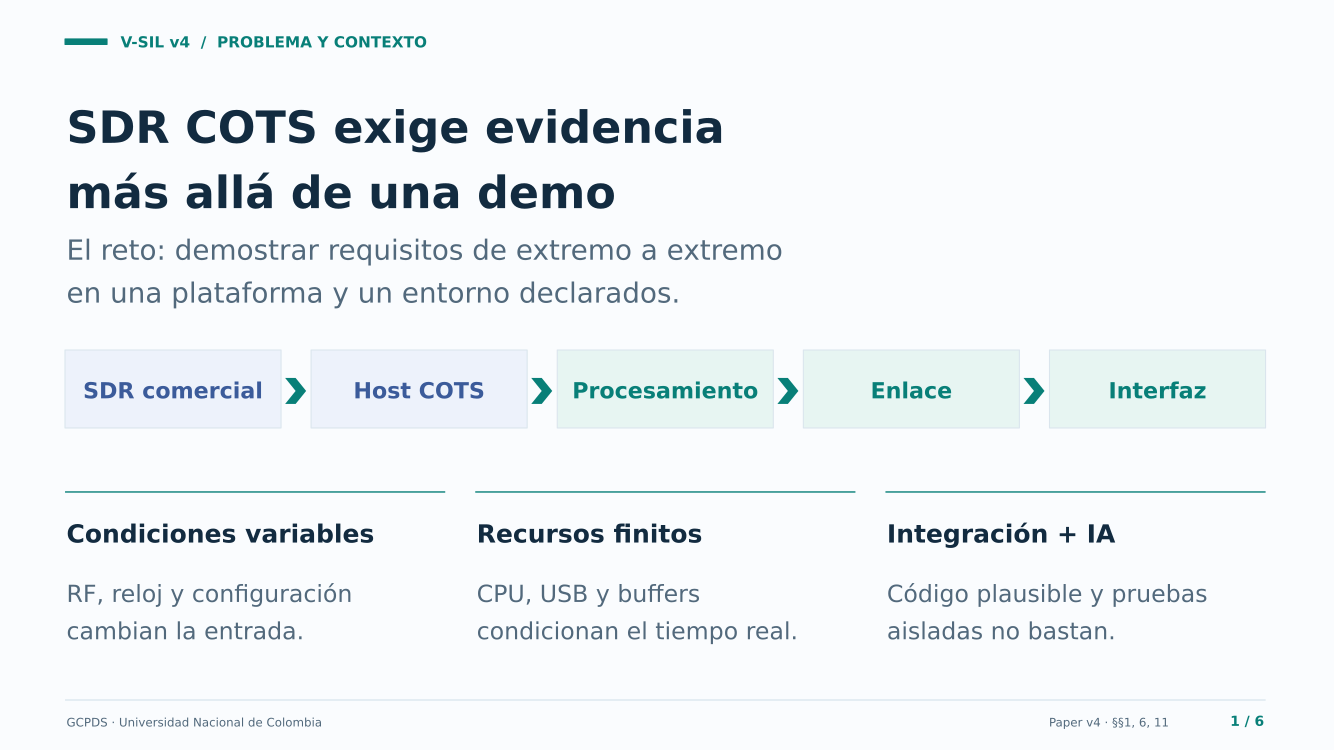

This chart was generated by the following Python code:
"""Build six editable Spanish slides from the V-SIL v4 paper; no empirical claims.

Rebuild from the repo root:
  uv run --isolated --no-project --with python-pptx==1.0.2 python methodology/slides/V-SIL_v4_presentacion.py
  libreoffice -env:UserInstallation=file:///tmp/vsil-slides-lo --headless --convert-to pdf --outdir methodology/slides methodology/slides/V-SIL_v4_presentacion.pptx

Source: methodology/V-SIL-v4/V-SIL_v4.md, especially principles P1–P8,
stage/gate overview, module mini-V, HAL ladder, adaptive evidence, RFD and terminal output.
The final slide deliberately reserves blank space for future results. Speaker notes carry
scope nuances and source sections. All visible text and shapes remain editable.
Rollback: remove this generator and its two generated presentation files independently.
Validation: six PDF pages, render review and blank results area; this deck is not run evidence.
"""
from pathlib import Path

from pptx import Presentation
from pptx.dml.color import RGBColor
from pptx.enum.shapes import MSO_CONNECTOR, MSO_SHAPE
from pptx.enum.text import MSO_ANCHOR, PP_ALIGN
from pptx.oxml.xmlchemy import OxmlElement
from pptx.oxml.ns import qn
from pptx.util import Inches, Pt


HERE = Path(__file__).resolve().parent
OUTPUT = HERE / 'V-SIL_v4_presentacion.pptx'
PAPER = 'methodology/V-SIL-v4/V-SIL_v4.md'
W, H = 13.333, 7.5
INK, TEAL, BLUE = '122B40', '087F78', '3B5B9A'
MUTED, LINE, WHITE, PAPER_BG = '52697C', 'DAE5ED', 'FFFFFF', 'FAFCFE'
SOFT_TEAL, SOFT_BLUE, AMBER = 'E7F5F2', 'EDF2FB', 'B77521'
FONT = 'DejaVu Sans'


def rgb(value):
    return RGBColor.from_string(value)


def no_shadow(shape):
    style = shape._element.find(qn('p:style'))
    effect = style.find(qn('a:effectRef')) if style is not None else None
    if effect is not None:
        effect.set('idx', '0')


def box(slide, x, y, w, h, fill=WHITE, stroke=LINE, rounded=False):
    shape = slide.shapes.add_shape(
        MSO_SHAPE.ROUNDED_RECTANGLE if rounded else MSO_SHAPE.RECTANGLE,
        Inches(x), Inches(y), Inches(w), Inches(h),
    )
    shape.fill.solid()
    shape.fill.fore_color.rgb = rgb(fill)
    shape.line.color.rgb = rgb(stroke)
    shape.line.width = Pt(0.8)
    shape._element.spPr.append(OxmlElement('a:effectLst'))  # suppress theme drop shadow
    no_shadow(shape)
    if rounded:
        shape.adjustments[0] = 0.08
    return shape


def text(slide, x, y, w, h, value, size=20, color=INK, bold=False, align=PP_ALIGN.LEFT):
    shape = slide.shapes.add_textbox(Inches(x), Inches(y), Inches(w), Inches(h))
    frame = shape.text_frame
    frame.clear()
    frame.word_wrap = True
    frame.vertical_anchor = MSO_ANCHOR.TOP
    frame.margin_left = frame.margin_right = Inches(0.015)
    frame.margin_top = frame.margin_bottom = 0
    for index, line in enumerate(value.split('\n')):
        p = frame.paragraphs[0] if index == 0 else frame.add_paragraph()
        p.text = line
        p.alignment = align
        p.font.name = FONT
        p.font.size = Pt(size)
        p.font.bold = bold
        p.font.color.rgb = rgb(color)
        p.space_after = Pt(4)
        p.line_spacing = 1.12
    return shape


def rule(slide, x, y, w, color=LINE):
    line = slide.shapes.add_connector(
        MSO_CONNECTOR.STRAIGHT, Inches(x), Inches(y), Inches(x+w), Inches(y),
    )
    line.line.color.rgb = rgb(color)
    line.line.width = Pt(1)
    no_shadow(line)


def arrow(slide, x, y, w=0.28):
    shape = slide.shapes.add_shape(MSO_SHAPE.CHEVRON, Inches(x), Inches(y), Inches(w), Inches(0.26))
    shape.fill.solid()
    shape.fill.fore_color.rgb = rgb(TEAL)
    shape.line.fill.background()
    no_shadow(shape)


def base(deck, index, kicker, title, sections, notes):
    slide = deck.slides.add_slide(deck.slide_layouts[6])
    slide.background.fill.solid()
    slide.background.fill.fore_color.rgb = rgb(PAPER_BG)
    box(slide, 0.65, 0.39, 0.42, 0.055, TEAL, TEAL)
    text(slide, 1.19, 0.30, 9.7, 0.34, f'V-SIL v4  /  {kicker.upper()}', 11, TEAL, True)
    text(slide, 0.65, 0.92, 12.0, 1.12, title, 32, INK, True)
    rule(slide, 0.65, 7.0, 12.0)
    text(slide, 0.65, 7.13, 8.6, 0.22, 'GCPDS · Universidad Nacional de Colombia', 8.5, MUTED)
    text(slide, 8.6, 7.13, 3.1, 0.22, f'Paper v4 · {sections}', 8.5, MUTED, align=PP_ALIGN.RIGHT)
    text(slide, 11.95, 7.10, 0.7, 0.28, f'{index} / 6', 10, TEAL, True, PP_ALIGN.RIGHT)
    slide.notes_slide.notes_text_frame.text = f'Fuente primaria: {PAPER}, {sections}.\n\n{notes}'
    return slide


def main():
    deck = Presentation()
    deck.slide_width, deck.slide_height = Inches(W), Inches(H)
    deck.core_properties.title = 'V-SIL v4 — Desarrollo SDR COTS con evidencia'
    deck.core_properties.subject = 'Problema, filosofía, aportes y evidencia; resultados pendientes'
    deck.core_properties.author = 'David Ramírez-Betancourt · GCPDS · Universidad Nacional de Colombia'
    deck.core_properties.keywords = 'V-SIL v4, SDR, COTS, Agile-V, verificación, evidencia'

    slide = base(deck, 1, 'Problema y contexto', 'SDR COTS exige evidencia\nmás allá de una demo', '§§1, 6, 11',
        'V-SIL es una metodología general para software limitado por COTS; esta presentación usa SDR como contexto. '
        'El hardware comercial fija restricciones de tasa, recursos y entorno. La señal RF, el host y los enlaces '
        'afectan las observaciones. Una demo o un módulo aislado no prueban los requisitos de extremo a extremo. '
        'La asistencia por IA aumenta la necesidad de contratos y evidencia; no se afirma aquí una mejora medida. '
        'Autor del paper: David Ramírez-Betancourt. COTS: componentes comerciales disponibles.')
    text(slide, 0.65, 2.28, 12.0, 0.7,
         'El reto: demostrar requisitos de extremo a extremo\nen una plataforma y un entorno declarados.', 20, MUTED)
    labels = ['SDR comercial', 'Host COTS', 'Procesamiento', 'Enlace', 'Interfaz']
    for i, label in enumerate(labels):
        x = 0.65 + i*2.46
        box(slide, x, 3.50, 2.16, 0.78, SOFT_BLUE if i < 2 else SOFT_TEAL)
        text(slide, x+0.08, 3.73, 2.0, 0.36, label, 16, BLUE if i < 2 else TEAL, True, PP_ALIGN.CENTER)
        if i < 4:
            arrow(slide, x+2.20, 3.78, 0.21)
    issues = [
        ('Condiciones variables', 'RF, reloj y configuración\ncambian la entrada.'),
        ('Recursos finitos', 'CPU, USB y buffers\ncondicionan el tiempo real.'),
        ('Integración + IA', 'Código plausible y pruebas\naisladas no bastan.'),
    ]
    for i, (title, body) in enumerate(issues):
        x = 0.65+i*4.10
        rule(slide, x, 4.92, 3.8, TEAL)
        text(slide, x, 5.14, 3.8, 0.4, title, 18, INK, True)
        text(slide, x, 5.75, 3.8, 0.8, body, 17, MUTED)

    slide = base(deck, 2, 'Filosofía', 'Cada afirmación necesita evidencia', '§1.2 · P1–P8',
        'P1: HITL es barrera de autorización; HIL es barrera de validación. '
        'P2: el oráculo no es el generador; se usa un contexto verificador separado y de solo lectura. '
        'P3: G0 es la única compuerta determinista; una aprobación no anula su rechazo mecánico. '
        'P4: verificado no equivale a validado; las afirmaciones nombran entorno y nivel. '
        'P5–P8 se desarrollan en la diapositiva 4. No se atribuye certificación normativa a la metodología.')
    principles = [
        ('Requisitos como contrato', 'Ground Truth (GT), sin requisitos inventados.\nCambios con autoridad y trazabilidad.'),
        ('Generador ≠ verificador', 'Implementación y verificación separadas,\ncon criterios y vectores definidos.'),
        ('El humano conserva la decisión', 'Humano (HITL): autoriza el avance.\nHardware en el lazo (HIL): evidencia real.'),
        ('El alcance se declara', 'Verificado ≠ validado.\nCada conclusión nombra nivel y entorno.'),
    ]
    for i, (title, body) in enumerate(principles):
        x, y = 0.65+(i%2)*6.12, 2.05+(i//2)*1.87
        box(slide, x, y, 5.88, 1.62, WHITE)
        text(slide, x+0.20, y+0.19, 5.48, 0.45, title, 20, TEAL, True)
        text(slide, x+0.20, y+0.83, 5.48, 0.66, body, 15.5, MUTED)
    box(slide, 0.65, 6.03, 12.0, 0.62, INK, INK)
    text(slide, 0.85, 6.20, 11.6, 0.36, 'Requisitos → decisiones → pruebas → evidencia', 20, WHITE, True, PP_ALIGN.CENTER)

    slide = base(deck, 3, 'Flujo y decisiones', 'Un flujo con compuertas y trazabilidad', '§§3–13',
        'Cadena: S0→G0→S1→G1→S2→G2→S3→G3. G0 verifica estructura de manera determinista; '
        'Gate H es la autorización humana posterior a G0. G1, G2 y G3 son preparados por agentes y decididos '
        'por humanos. Los reportes registran inputs y evidencia; un cambio puede volverlos obsoletos. '
        'S2/G2/S3/G3 se repite por módulos agrupados en slices topológicos en CodeAnvil. Solo G3 system PASS '
        'entrega el Prototipo Verificado. Un RFD nace en S1, G1 o G3 cuando el requisito es inviable en los '
        'COTS declarados: suspende el ciclo y devuelve la decisión al autor del Build Package. '
        'Un defecto interno vuelve al diseño, plan o código responsable; no se relaja el requisito para pasar.')
    box(slide, 0.65, 1.86, 12.0, 0.55, SOFT_BLUE, SOFT_BLUE)
    text(slide, 0.83, 2.02, 11.6, 0.3, 'ENTRADA  ·  Build Package: necesidades, límites COTS y criterios de aceptación', 16.5, BLUE)
    stages = [
        ('S0 → G0', 'Normalizar', 'Requisitos (StRS + SyRS)\nG0: estructura\nGate H: alcance'),
        ('S1 → G1', 'Diseñar', 'Subsistemas y módulos\nContratos + dependencias\nG1: diseño revisado'),
        ('S2 → G2', 'Planificar', 'PLAN.md por módulo\nCriterios + contexto\nG2: plan revisado'),
        ('S3 → G3', 'Construir y verificar', 'Contexto nuevo por módulo\nEvidencia por módulo y ruta\nG3: decisión humana'),
    ]
    for i, (ids, title, body) in enumerate(stages):
        x = 0.65+i*3.06
        box(slide, x, 2.82, 2.82, 2.27)
        text(slide, x+0.16, 3.02, 2.50, 0.4, ids, 23, TEAL, True)
        text(slide, x+0.16, 3.61, 2.52, 0.42, title, 15.2, INK, True)
        text(slide, x+0.16, 4.12, 2.52, 0.82, body, 12.5, MUTED)
        if i < 3:
            arrow(slide, x+2.86, 3.72, 0.17)
    box(slide, 0.65, 5.53, 12.0, 0.70, SOFT_TEAL, SOFT_TEAL)
    text(slide, 0.85, 5.74, 11.6, 0.35, 'SALIDA  ·  Prototipo Verificado con evidencia explícita', 21, TEAL, True, PP_ALIGN.CENTER)
    text(slide, 0.65, 6.52, 12.0, 0.3,
         'Si es inviable en COTS: solicitud de desviación (RFD) al autor; el agente no relaja el contrato.', 13.5, MUTED)

    slide = base(deck, 4, 'Aportes de v4', 'La unidad de iteración es el módulo', '§§6, 8–10, 12',
        'V-SIL adapta Agile-V a una mini-V por módulo. Las capas son la estructura, no el orden de iteración. '
        'S2 ordena el backlog por dependencias y produce un PLAN.md autocontenido con requisitos, contratos, '
        'tareas y verificaciones. G2 revisa antes de implementar. S3 utiliza contexto nuevo por módulo, '
        'solo su plan y contexto necesario. G3 ejecuta en contexto verificador separado y el humano decide. '
        'Slice 0 construye bases y kit antes de módulos: Mock HAL, vectores/manifiesto, telemetría, stubs, '
        'pares falsos y drivers. La integración final verifica rutas entre subsistemas. '
        'P8: GT vivo con deltas ADDED/MODIFIED/REMOVED/RENAMED autorizados y revisión correspondiente; '
        'no autoriza al agente a inventar o relajar requisitos. La metodología es agnóstica al agente.')
    loop = [
        ('S2', 'Plan autocontenido', 'PLAN.md + contratos'),
        ('G2', 'Microcompuerta', 'Revisión humana del plan'),
        ('S3', 'Contexto nuevo', 'Implementación acotada'),
        ('G3', 'Verificación separada', 'Evidencia + decisión humana'),
    ]
    for i, (ids, title, body) in enumerate(loop):
        x = 0.65+i*3.06
        box(slide, x, 2.02, 2.82, 1.66, SOFT_TEAL if i%2 == 0 else WHITE)
        text(slide, x+0.17, 2.20, 2.48, 0.43, ids, 26, TEAL, True)
        text(slide, x+0.17, 2.84, 2.48, 0.36, title, 14.3, INK, True)
        text(slide, x+0.17, 3.33, 2.48, 0.26, body, 10.8, MUTED)
        if i < 3:
            arrow(slide, x+2.86, 2.74, 0.17)
    text(slide, 0.65, 3.97, 12.0, 0.36, 'Repetir por módulo; agrupar por dependencias; cerrar con evidencia del sistema.', 16, TEAL)
    features = [
        ('01  Base y kit primero', 'Interfaces y stubs antes\nde los módulos reales.'),
        ('02  Orden por dependencias', 'Slices topológicos; contexto\nacotado por módulo.'),
        ('03  Integración al cierre', 'Contratos y rutas conectadas;\nno solo pruebas aisladas.'),
    ]
    for i, (title, body) in enumerate(features):
        x = 0.65+i*4.10
        rule(slide, x, 4.78, 3.8, TEAL)
        text(slide, x, 4.99, 3.8, 0.4, title, 16.3, INK, True)
        text(slide, x, 5.56, 3.8, 0.68, body, 16, MUTED)
    text(slide, 0.65, 6.52, 12.0, 0.3, 'GT vivo: cambios autorizados y trazables desde el requisito hasta la evidencia.', 14, MUTED)

    slide = base(deck, 5, 'Verificación adaptativa', 'La evidencia declara hasta dónde llega', '§§6.5, 11, 13',
        'El piso VL-0 es obligatorio para cada módulo, contrato y ruta declarados. La profundidad se '
        'declara por módulo y ruta. VL-1 usa entrada sintética conocida; VL-2 usa COTS reales en el alcance '
        'ensayado y los criterios/procedimientos pertinentes. Mock-only limita las afirmaciones a VL-1; '
        'mock+real habilita VL-2, sin obligarlo para todas las partes. PIL con datos sintéticos sigue siendo '
        'VERIFICADO, no VALIDADO. Telemetría del equipo acompaña cada evidencia: recursos, temperatura, '
        'buffers y temporización, con diagnóstico de lecturas ausentes. La calibración/tolerancias se '
        'declaran cuando la conclusión las necesita. Esto no equivale a certificación ni demuestra '
        'rendimiento en hardware o enlaces no ensayados. No hay resultados experimentales en esta presentación.')
    text(slide, 0.65, 1.79, 12.0, 0.4, 'Piso VL-0 obligatorio; profundidad declarada por módulo y ruta.', 18, MUTED)
    levels = [
        ('VL-0', 'Lógica y contratos', 'Vectores deterministas\nUnitarias e integración\nRutas conectadas', 'VERIFICADO', BLUE, SOFT_BLUE),
        ('VL-1', 'SIL / Mock HAL', 'Señales sintéticas conocidas\nMétricas contra criterios\nCondiciones controladas', 'VERIFICADO\ncon datos sintéticos', TEAL, SOFT_TEAL),
        ('VL-2', 'HIL / COTS real', 'Dispositivo y enlace ensayados\nCriterios declarados\nCondiciones reales', 'VALIDADO\nen el alcance probado', AMBER, 'FCF3E6'),
    ]
    for i, (vl, title, body, claim, color, fill) in enumerate(levels):
        x = 0.65+i*4.10
        box(slide, x, 2.43, 3.80, 3.05, fill, fill)
        text(slide, x+0.19, 2.62, 3.42, 0.53, vl, 30, color, True)
        text(slide, x+0.19, 3.28, 3.42, 0.38, title, 18, INK, True)
        text(slide, x+0.19, 3.86, 3.42, 0.86, body, 14.1, MUTED)
        text(slide, x+0.19, 4.79, 3.42, 0.64, claim, 12, color, True)
    box(slide, 0.65, 5.69, 12.0, 0.56, INK, INK)
    text(slide, 0.83, 5.85, 11.6, 0.30, 'Telemetría en cada prueba: recursos, temperatura y buffers; declarar señales ausentes.', 15, WHITE)
    text(slide, 0.65, 6.53, 12.0, 0.3, 'mock-only: techo VL-1 · La aprobación final requiere evidencia de módulos y rutas del sistema.', 13.5, MUTED)

    slide = base(deck, 6, 'Espacio reservado', 'Resultados', 'evaluación pendiente',
        'Espacio deliberadamente en blanco. Aún no hay resultados experimentales para presentar. '
        'Cuando existan, incorporar solo evidencia real por módulo/ruta y nivel, condiciones COTS, '
        'telemetría, criterios y limitaciones. No usar tests del CLI CodeAnvil ni el snapshot histórico '
        'v3 como evaluación de V-SIL v4. No añadir cifras hipotéticas ni un veredicto de aceptación.')
    text(slide, 0.65, 1.65, 12.0, 0.33, 'Evaluación pendiente; sin resultados experimentales reportados.', 14, MUTED)
    box(slide, 0.65, 2.20, 12.0, 4.50, WHITE, LINE)

    assert len(deck.slides) == 6
    for slide in deck.slides:
        for shape in slide.shapes:
            assert shape.left >= 0 and shape.top >= 0
            assert shape.left+shape.width <= deck.slide_width
            assert shape.top+shape.height <= deck.slide_height
    deck.save(OUTPUT)
    print(OUTPUT)


if __name__ == '__main__':
    main()
